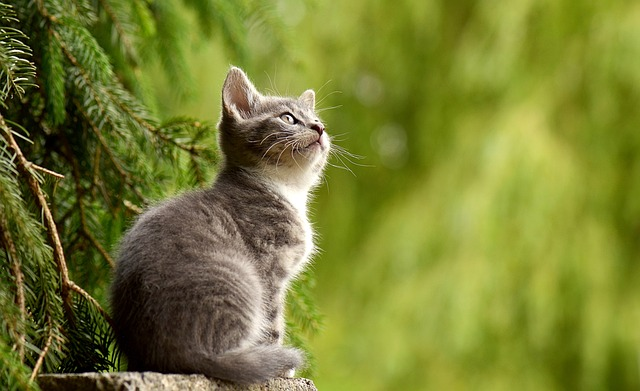
#> input picture Input/cat.jpg, 640 x 391 px, found by its file name
$ python 18.crop_copy_paste_region.py
#> lines starting #> are read from the running program, lines starting #| are printed output that depends on the picture
#Implement image cropping, copying and pasting to select a
# region of interest (ROI) from the source image using Open CV.

import cv2

# Read the source image
source_image = cv2.imread('D:\Workspace (VS Code)\College\Slot-B-Computer Vision\Input\cat.jpg')
#> source_image is the input picture: shape (391, 640, 3); mean B, G, R 49.8, 125.8, 119.1

# Display the source image
cv2.imshow('Source Image', source_image)
cv2.waitKey(0)

# Define the region of interest (ROI) coordinates (x, y, width, height)
x, y, width, height = 100, 100, 200, 200
roi = source_image[y:y+height, x:x+width]
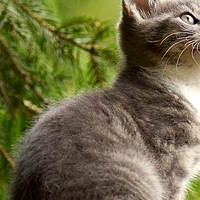
#> roi: shape (200, 200, 3); mean B, G, R 67.6, 103.1, 107.9

# Display the ROI
cv2.imshow('ROI', roi)
cv2.waitKey(0)

# Paste the ROI into a new location in the source image
new_x, new_y = 300, 300
#> (the run stopped early here; a loop or call above may not have finished)
